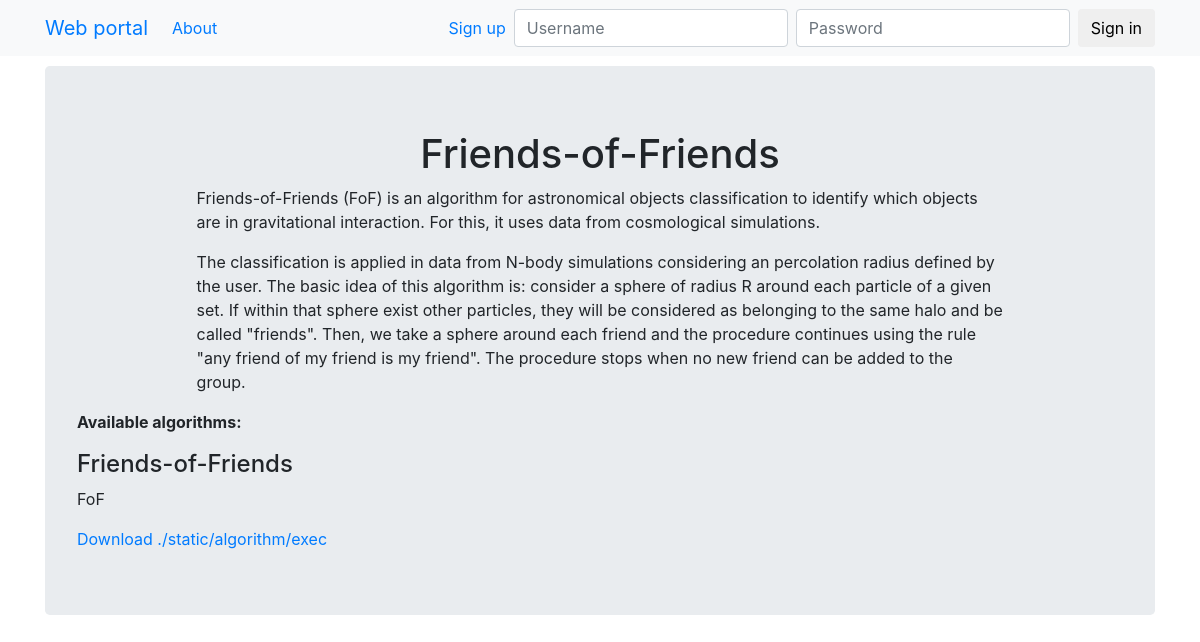
The app's page /fof/about, older data.
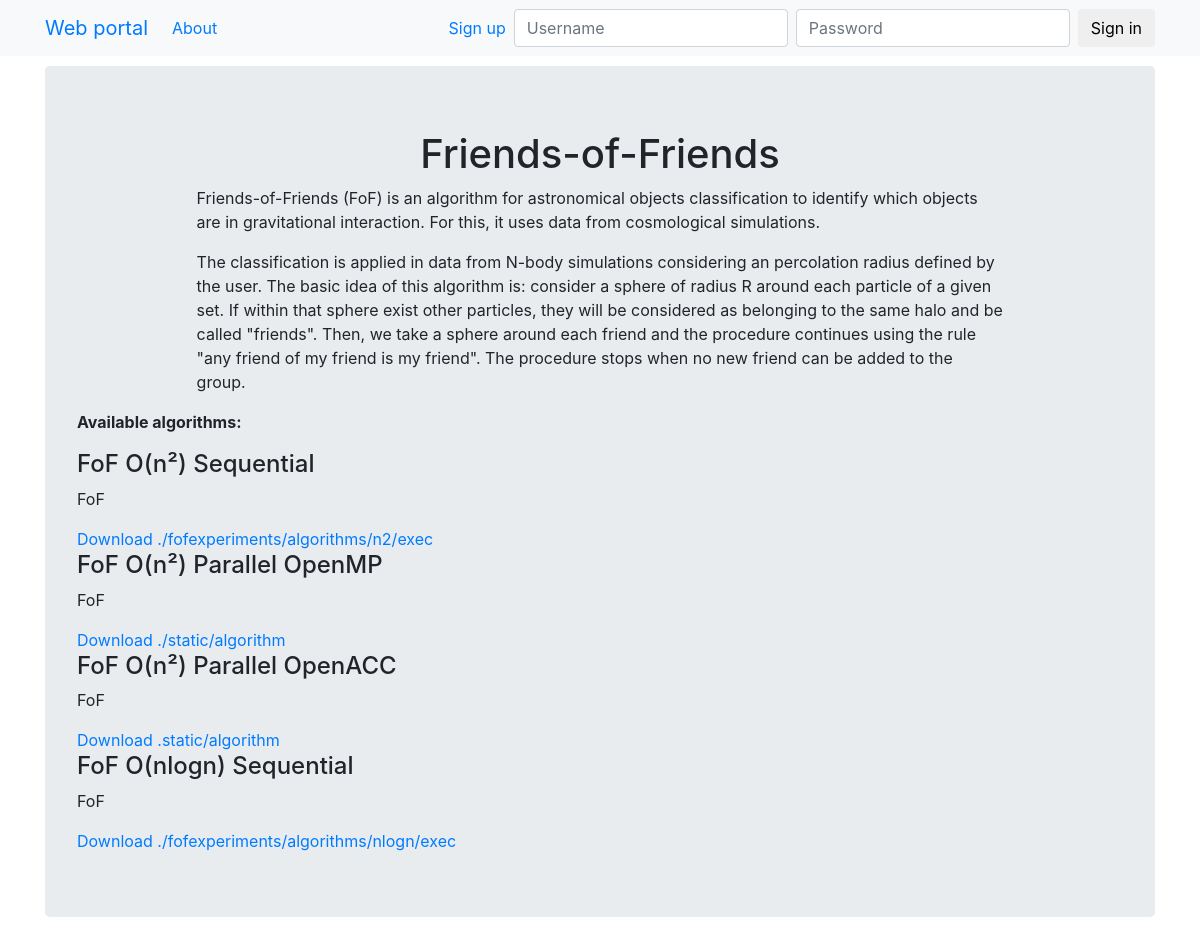
The same page, newer data.
### fof/models.py (models this page shows, shortened)
class FoFAlgorithm(models.Model):
    idFoF = models.AutoField(primary_key=True)
    nameFoF = models.CharField(null=False, blank=False, max_length=100)
    descFoF = models.TextField(null=True, blank=False)
    commandFoF = models.TextField(null=False, blank=False)
    class Meta:
        managed = True
        db_table = 'fof_algorithm'

### fof/views.py (the view)
# urls.py: path('about', about, name="about"),
def about(request):
    query_results = FoFAlgorithm.objects.all()
    return render(request, 'fof/about.html', {"results" : query_results})

### templates/fof/about.html
{%extends "base.html" %}
{% block jumbotron %}
<div class="jumbotron">
  <h1><center>Friends-of-Friends</center></h1>
    <div style="width:80%;" class="container">
    <p>Friends-of-Friends (FoF) is an algorithm for astronomical objects classification to identify which objects are in gravitational interaction. For this, it uses data from cosmological simulations.</p>
        <p>The classification is applied in data from N-body simulations considering an percolation radius defined by the user. The basic idea of this algorithm is: consider a sphere of radius R around each particle of a given set. If within that sphere exist other particles, they will be considered as belonging to the same halo and be called "friends". Then, we take a sphere around each friend and the procedure continues using the rule "any friend of my friend is my friend". The procedure stops when no new friend can be added to the group.</p>
    </div>
    <p><b>Available algorithms:</b></p>
		<div id="postlist">
			<div class="panel">
                {% for alg in results %}
                  <div class="panel-heading">
                        <div class="text-center">
                            <div class="row">
                                <div class="col-sm-9">
                                    <h4 class="pull-left">{{ alg.nameFoF }}</h4>
                                </div>
                            </div>
                        </div>
                    </div>
                    <div class="panel-body">
                        <p>{{ alg.descFoF }}</p>
                        <a href="#"> Download {{ alg.commandFoF }}</a>
                    </div>
                {% endfor %}
        </div>
        </div>
</div>
{% endblock %}

Row changes from the older to the newer data that the page shows:
changed FoFAlgorithm: nameFoF "Friends-of-Friends" → "FoF O(n²) Sequential"; commandFoF "./static/algorithm/exec" → "./fofexperiments/algorithms/n2/exec"
added FoFAlgorithm: nameFoF "FoF O(n²) Parallel OpenMP", descFoF "FoF", commandFoF "./static/algorithm"
added FoFAlgorithm: nameFoF "FoF O(n²) Parallel OpenACC", descFoF "FoF", commandFoF ".static/algorithm"
added FoFAlgorithm: nameFoF "FoF O(nlogn) Sequential", descFoF "FoF", commandFoF "./fofexperiments/algorithms/nlogn/exec"
